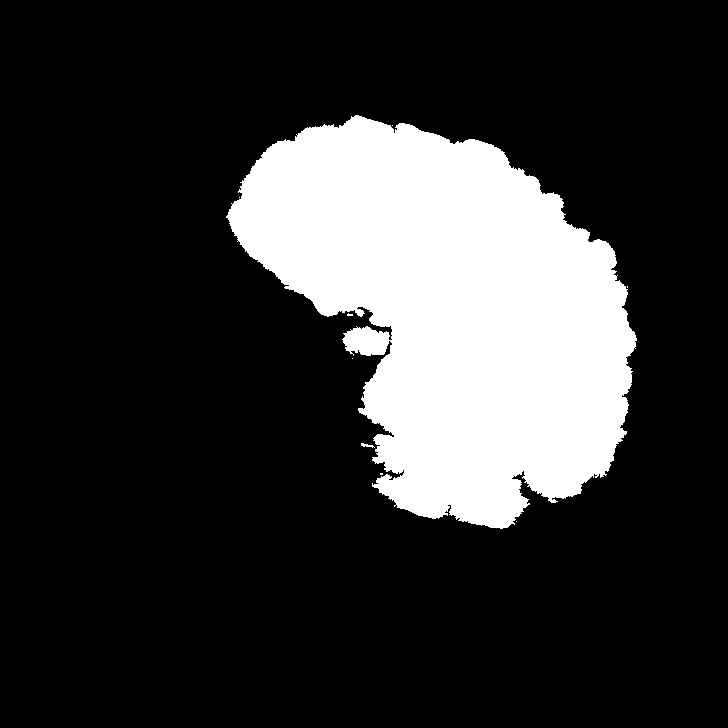
%> input picture pipeline/tests/histo_test.tif, 728 x 728 px
$ octave --eval "result = straighten(imread('../tests/histo_test.tif'));"   (GNU Octave 9; MATLAB toolbox functions it lacks are replaced by stand-ins)
%> lines starting %> are read from the running program, lines starting %| are printed output that depends on the picture; in (x1, y1, x2, y2) boxes, pixels count from 0 and x2, y2 are one past the last pixel; in counts of white or black regions, pixels touching at a corner belong together; the program's own positions count from 1
function final_img = straighten(img)

[r c N] = size(img);
%> r = 728; c = 728; N = 1
max_D = max([r c]);
%> max_D = 728
new_max = max_D + 100; %increase size to avoid images falling out of frame
%> new_max = 828
final_img = zeros(new_max,new_max);
center_max = [floor(new_max/2) floor(new_max/2)];
%> center_max = [414 414]

[ref_labels ref_nL] = bwlabel(img);
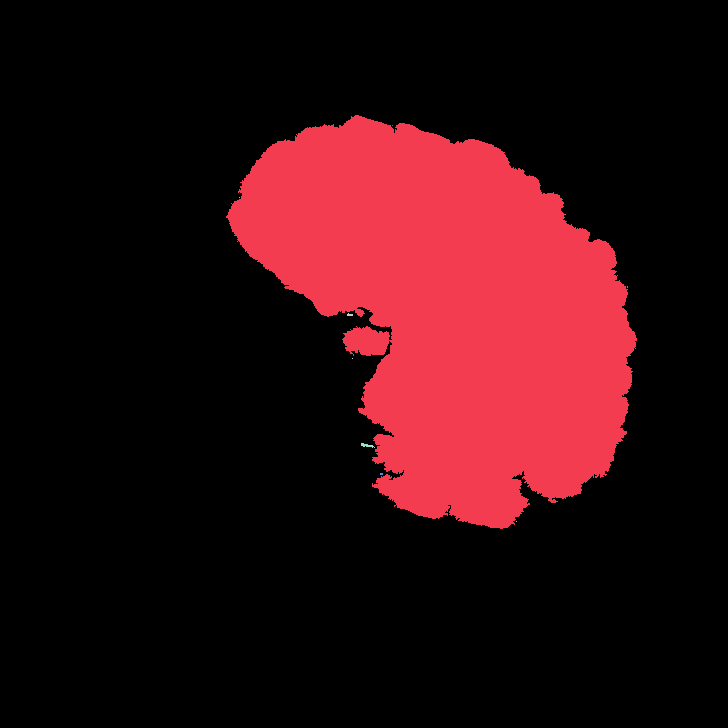
%> ref_labels: size 728x728 double; 10 distinct labels, from 0 to 9; one colour per label, 0 black
%> ref_nL = 9
props = regionprops(ref_labels,'Orientation');
%> props = 9 regions; first 5, Orientation: -51.39, 0, -3.7, 0, -10.53


% [5 lines of commented-out code are left out]

[imr imc imN] = size(img);
%> imr = 728; imc = 728; imN = 1
aux = zeros(imr+20,imc+20);
aux(11:imr+10, 11:imc+10) = img(:,:);
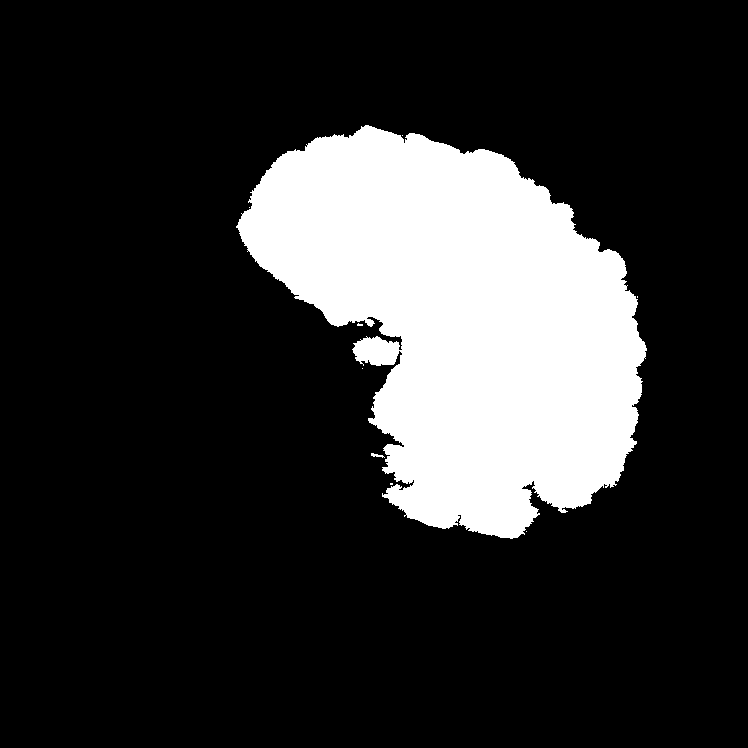
%> aux: size 748x748 double; values 0 (black) and 1 (white), 18.8% white; 9 white regions (7 under 20 px)
img = aux;


[ref_labels ref_nL] = bwlabel(img);
%> ref_labels: size 748x748 double; 10 distinct labels, from 0 to 9
props = regionprops(ref_labels,'BoundingBox');
%> props = 9 regions; largest, box (x1, y1, x2, y2): (236, 125, 647, 539), (371, 453, 385, 458), (357, 323, 363, 326), (390, 483, 393, 485), (637, 296, 638, 298)

%> (the run ends here)
